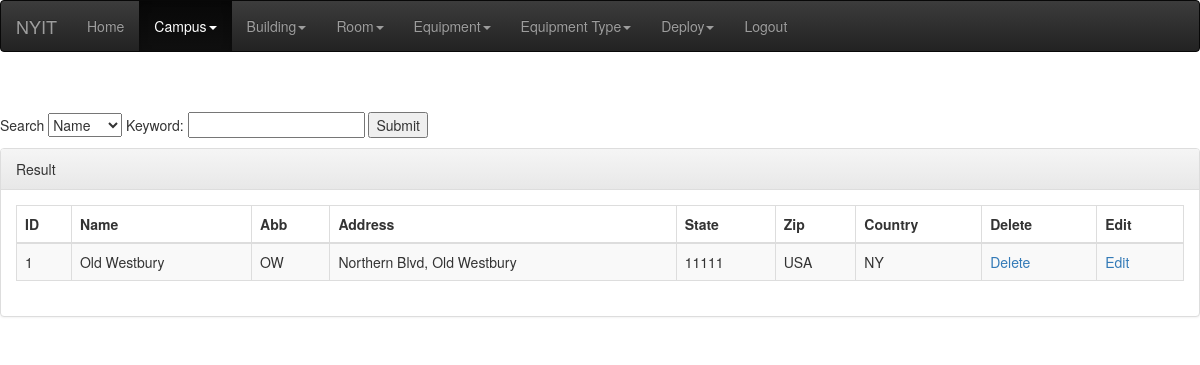
The app's page /ProjectOneV2/Campus/LookupCampus.php (signed in) with its own data.
### tables this page shows
CREATE TABLE `campus` (
  `id` int(11) NOT NULL AUTO_INCREMENT,
  `Name` varchar(45) DEFAULT NULL,
  `Abb` varchar(2) DEFAULT NULL,
  `Address` varchar(45) DEFAULT NULL,
  `State` varchar(45) DEFAULT NULL,
  `Zip` varchar(45) DEFAULT NULL,
  `Country` varchar(45) DEFAULT NULL,
  `Active` tinyint(1) DEFAULT NULL,
  PRIMARY KEY (`id`),
  UNIQUE KEY `id_UNIQUE` (`id`)
);

### ProjectOneV2/Campus/LookupCampus.php (the view, shortened to what this page needs)
<?php
$sql = "SELECT * FROM campus";
function replaceSpace($string){
  return str_replace(" ","%",$string);
}
function populateTable(){
  global $sql;
  require '../Credential.php';
  $conn = new mysqli($servername, $username, $password, $dbname);
  $result = $conn->query($sql);
  if ($result->num_rows > 0) {
    while($row = $result->fetch_assoc()) {
      $id = $row["id"];
      $Name = $row["Name"];
      $Abb = $row["Abb"];
      $Address =$row["Address"];
      $State = $row["State"];
      $Zip = $row["Zip"];
      $Country = $row["Country"];
      echo "<tr>
      <td>".$id."</td>
      <td>".$Name."</td>
      <td>".$Abb."</td>
      <td>".$Address."</td>
      <td>".$State."</td>
      <td>".$Zip."</td>
      <td>".$Country."</td>
      <td><a href = DeleteCampus.php?id=".$id." onclick=\"return confirm('Are you sure to delete Campus in id: ".$id."');\"> Delete </a> &nbsp</td>
      <td><a href = UpdateCampus.php?id=".replaceSpace($id)."&Name=".replaceSpace($Name)."&Abb=".replaceSpace($Abb)."&Address=".replaceSpace($Address)."&State=".replaceSpace($State)."&Zip=".replaceSpace($Zip)."&Country=".replaceSpace($Country)."> Edit </a> &nbsp</td>
      </tr>";
    }
  }
}
?>
<!DOCTYPE html>
<html lang = "en">
<head>
  <div class="menu">
    <?php include 'header.php'; ?>
    <br><br>
  </div>
</head>
<body>
  <form method="post" action="<?php echo htmlspecialchars($_SERVER["PHP_SELF"]);?>">
    <p>
      Search
      <select name="key">
        <option value="Name">Name</option>
      </select>
      Keyword: <input type="text" name="keyword">
      <input type="submit" name="submit" value="Submit">
    </p>
  </form>
  <div class="row">
    <div class="col-lg-12">
      <div class="panel panel-default">
        <div class="panel-heading">
          Result
        </div>
        <div class="panel-body">
          <div class="dataTable_wrapper">
            <table class="table table-striped table-bordered table-hover" id="dataTables-example">
              <thead>
                <tr>
                  <th>ID</th>
                  <th>Name</th>
                  <th>Abb</th>
                  <th>Address</th>
                  <th>State</th>
                  <th>Zip</th>
                  <th>Country</th>
                  <th>Delete</th>
                  <th>Edit</th>
                </tr>
              </thead>
              <tbody>
                <?php
                populateTable();
                ?>
              </tbody>
            </table>
          </div>
        </div>
      </div>
    </div>
  </div>
</body>
</html>

### records on screen
campus: id "1", Name "Old Westbury", Abb "OW", Address "Northern Blvd, Old Westbury", State "11111", Zip "USA", Country "NY"
